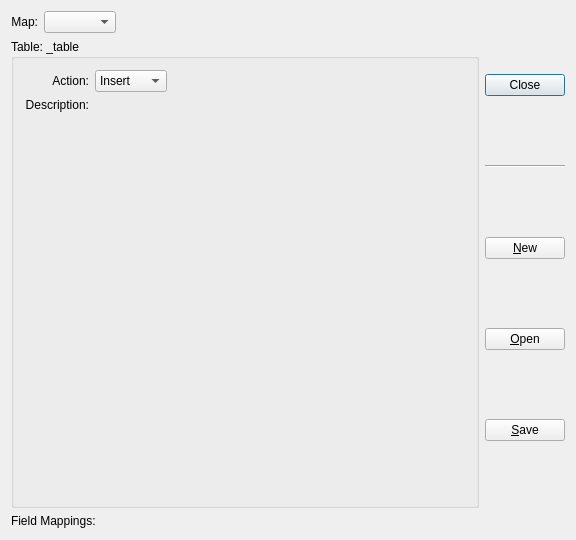
<?xml version="1.0" encoding="UTF-8"?>
<ui version="4.0">
 <class>CSVMapEdit</class>
 <widget class="QDialog" name="CSVMapEdit">
  <property name="geometry">
   <rect>
    <x>0</x>
    <y>0</y>
    <width>576</width>
    <height>540</height>
   </rect>
  </property>
  <property name="windowTitle">
   <string>CSV Map Editor</string>
  </property>
  <layout class="QVBoxLayout">
   <item>
    <layout class="QHBoxLayout">
     <item>
      <layout class="QVBoxLayout">
       <item>
        <layout class="QHBoxLayout">
         <item>
          <widget class="QLabel" name="_lblMap">
           <property name="text">
            <string>Map:</string>
           </property>
           <property name="alignment">
            <set>Qt::AlignRight|Qt::AlignTrailing|Qt::AlignVCenter</set>
           </property>
           <property name="wordWrap">
            <bool>false</bool>
           </property>
          </widget>
         </item>
         <item>
          <widget class="QComboBox" name="_map"/>
         </item>
         <item>
          <spacer name="spacer4">
           <property name="orientation">
            <enum>Qt::Horizontal</enum>
           </property>
           <property name="sizeType">
            <enum>QSizePolicy::Expanding</enum>
           </property>
           <property name="sizeHint" stdset="0">
            <size>
             <width>40</width>
             <height>20</height>
            </size>
           </property>
          </spacer>
         </item>
        </layout>
       </item>
       <item>
        <widget class="Q3GroupBox" name="_table">
         <property name="title">
          <string>Table: _table</string>
         </property>
         <layout class="QGridLayout">
          <item row="1" column="1">
           <widget class="Q3TextEdit" name="_description"/>
          </item>
          <item row="0" column="0">
           <widget class="QLabel" name="_lblAction">
            <property name="text">
             <string>Action:</string>
            </property>
            <property name="alignment">
             <set>Qt::AlignRight|Qt::AlignTrailing|Qt::AlignVCenter</set>
            </property>
            <property name="wordWrap">
             <bool>false</bool>
            </property>
           </widget>
          </item>
          <item row="1" column="0">
           <layout class="QVBoxLayout">
            <item>
             <widget class="QLabel" name="_lblDescription">
              <property name="text">
               <string>Description:</string>
              </property>
              <property name="alignment">
               <set>Qt::AlignRight|Qt::AlignTrailing|Qt::AlignVCenter</set>
              </property>
              <property name="wordWrap">
               <bool>false</bool>
              </property>
             </widget>
            </item>
            <item>
             <spacer name="spacer5">
              <property name="orientation">
               <enum>Qt::Vertical</enum>
              </property>
              <property name="sizeType">
               <enum>QSizePolicy::MinimumExpanding</enum>
              </property>
              <property name="sizeHint" stdset="0">
               <size>
                <width>20</width>
                <height>40</height>
               </size>
              </property>
             </spacer>
            </item>
           </layout>
          </item>
          <item row="0" column="1">
           <layout class="QHBoxLayout">
            <item>
             <widget class="QComboBox" name="_action">
              <item>
               <property name="text">
                <string>Insert</string>
               </property>
              </item>
              <item>
               <property name="text">
                <string>Update</string>
               </property>
              </item>
              <item>
               <property name="text">
                <string>Append</string>
               </property>
              </item>
             </widget>
            </item>
            <item>
             <spacer name="spacer6">
              <property name="orientation">
               <enum>Qt::Horizontal</enum>
              </property>
              <property name="sizeType">
               <enum>QSizePolicy::Expanding</enum>
              </property>
              <property name="sizeHint" stdset="0">
               <size>
                <width>40</width>
                <height>20</height>
               </size>
              </property>
             </spacer>
            </item>
           </layout>
          </item>
         </layout>
        </widget>
       </item>
      </layout>
     </item>
     <item>
      <layout class="QVBoxLayout">
       <item>
        <widget class="QPushButton" name="_close">
         <property name="text">
          <string>Close</string>
         </property>
         <property name="shortcut">
          <string/>
         </property>
        </widget>
       </item>
       <item>
        <widget class="Line" name="_line">
         <property name="frameShape">
          <enum>QFrame::HLine</enum>
         </property>
         <property name="frameShadow">
          <enum>QFrame::Sunken</enum>
         </property>
        </widget>
       </item>
       <item>
        <widget class="QPushButton" name="_new">
         <property name="text">
          <string>&amp;New</string>
         </property>
         <property name="shortcut">
          <string>Alt+N</string>
         </property>
        </widget>
       </item>
       <item>
        <widget class="QPushButton" name="_open">
         <property name="text">
          <string>&amp;Open</string>
         </property>
         <property name="shortcut">
          <string>Alt+O</string>
         </property>
        </widget>
       </item>
       <item>
        <widget class="QPushButton" name="_save">
         <property name="text">
          <string>&amp;Save</string>
         </property>
         <property name="shortcut">
          <string>Alt+S</string>
         </property>
        </widget>
       </item>
       <item>
        <spacer name="spacer1">
         <property name="orientation">
          <enum>Qt::Vertical</enum>
         </property>
         <property name="sizeType">
          <enum>QSizePolicy::Minimum</enum>
         </property>
         <property name="sizeHint" stdset="0">
          <size>
           <width>20</width>
           <height>1</height>
          </size>
         </property>
        </spacer>
       </item>
      </layout>
     </item>
    </layout>
   </item>
   <item>
    <layout class="QVBoxLayout">
     <property name="spacing">
      <number>1</number>
     </property>
     <item>
      <widget class="QLabel" name="textLabel1">
       <property name="text">
        <string>Field Mappings:</string>
       </property>
       <property name="wordWrap">
        <bool>false</bool>
       </property>
      </widget>
     </item>
     <item>
      <widget class="Q3Table" name="_fields">
       <property name="numRows">
        <number>0</number>
       </property>
       <property name="numCols">
        <number>6</number>
       </property>
       <column>
        <property name="text">
         <string>Key</string>
        </property>
       </column>
       <column>
        <property name="text">
         <string>Field</string>
        </property>
       </column>
       <column>
        <property name="text">
         <string>Type</string>
        </property>
       </column>
       <column>
        <property name="text">
         <string>Required</string>
        </property>
       </column>
       <column>
        <property name="text">
         <string>Use Value</string>
        </property>
       </column>
       <column>
        <property name="text">
         <string>If Null</string>
        </property>
       </column>
      </widget>
     </item>
    </layout>
   </item>
  </layout>
 </widget>
 <layoutdefault spacing="6" margin="11"/>
 <customwidgets>
  <customwidget>
   <class>Q3GroupBox</class>
   <extends>QGroupBox</extends>
   <header>Qt3Support/Q3GroupBox</header>
   <container>1</container>
  </customwidget>
  <customwidget>
   <class>Q3Frame</class>
   <extends>QFrame</extends>
   <header>Qt3Support/Q3Frame</header>
   <container>1</container>
  </customwidget>
  <customwidget>
   <class>Q3Table</class>
   <extends>Q3Frame</extends>
   <header>q3table.h</header>
  </customwidget>
  <customwidget>
   <class>Q3TextEdit</class>
   <extends>Q3Frame</extends>
   <header>q3textedit.h</header>
  </customwidget>
 </customwidgets>
 <tabstops>
  <tabstop>_fields</tabstop>
  <tabstop>_new</tabstop>
  <tabstop>_open</tabstop>
  <tabstop>_save</tabstop>
  <tabstop>_close</tabstop>
 </tabstops>
 <resources/>
 <connections>
  <connection>
   <sender>_close</sender>
   <signal>clicked()</signal>
   <receiver>CSVMapEdit</receiver>
   <slot>reject()</slot>
   <hints>
    <hint type="sourcelabel">
     <x>20</x>
     <y>20</y>
    </hint>
    <hint type="destinationlabel">
     <x>20</x>
     <y>20</y>
    </hint>
   </hints>
  </connection>
  <connection>
   <sender>_new</sender>
   <signal>clicked()</signal>
   <receiver>CSVMapEdit</receiver>
   <slot>sNew()</slot>
   <hints>
    <hint type="sourcelabel">
     <x>20</x>
     <y>20</y>
    </hint>
    <hint type="destinationlabel">
     <x>20</x>
     <y>20</y>
    </hint>
   </hints>
  </connection>
  <connection>
   <sender>_open</sender>
   <signal>clicked()</signal>
   <receiver>CSVMapEdit</receiver>
   <slot>sOpen()</slot>
   <hints>
    <hint type="sourcelabel">
     <x>20</x>
     <y>20</y>
    </hint>
    <hint type="destinationlabel">
     <x>20</x>
     <y>20</y>
    </hint>
   </hints>
  </connection>
  <connection>
   <sender>_save</sender>
   <signal>clicked()</signal>
   <receiver>CSVMapEdit</receiver>
   <slot>sSave()</slot>
   <hints>
    <hint type="sourcelabel">
     <x>20</x>
     <y>20</y>
    </hint>
    <hint type="destinationlabel">
     <x>20</x>
     <y>20</y>
    </hint>
   </hints>
  </connection>
  <connection>
   <sender>_fields</sender>
   <signal>valueChanged(int,int)</signal>
   <receiver>CSVMapEdit</receiver>
   <slot>sUpdated()</slot>
   <hints>
    <hint type="sourcelabel">
     <x>20</x>
     <y>20</y>
    </hint>
    <hint type="destinationlabel">
     <x>20</x>
     <y>20</y>
    </hint>
   </hints>
  </connection>
 </connections>
</ui>
